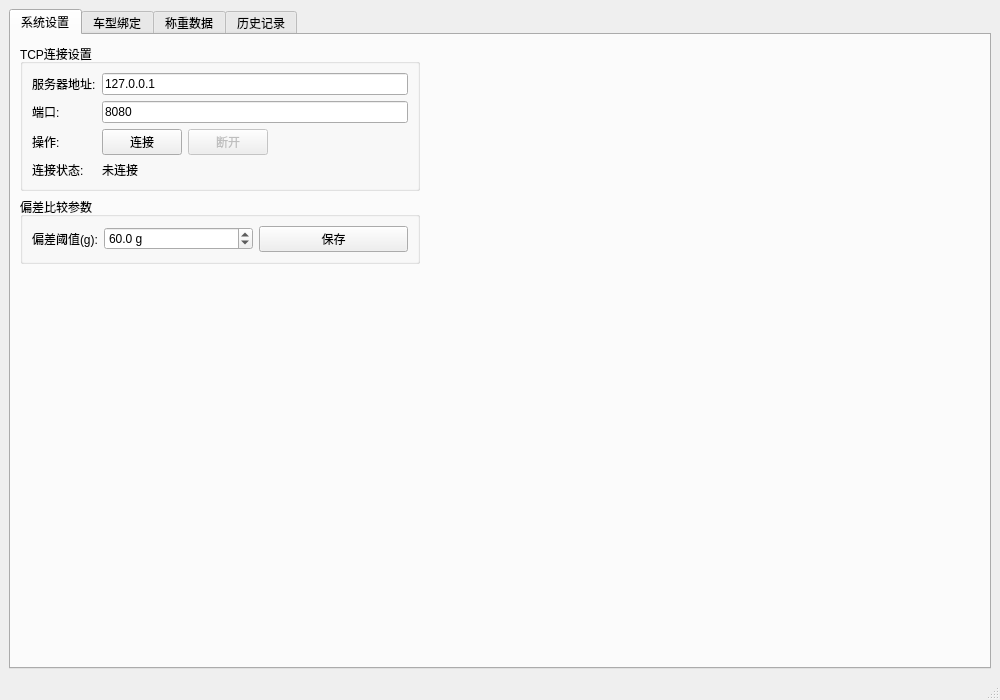
<?xml version="1.0" encoding="UTF-8"?>
<ui version="4.0">
 <class>MainWindow</class>
 <widget class="QMainWindow" name="MainWindow">
  <property name="geometry">
   <rect>
    <x>0</x>
    <y>0</y>
    <width>1000</width>
    <height>700</height>
   </rect>
  </property>
  <property name="windowTitle">
   <string>称重对比系统</string>
  </property>
  <widget class="QWidget" name="centralwidget">
   <layout class="QVBoxLayout" name="verticalLayout">
    <item>
     <widget class="QTabWidget" name="tabWidget">
      <property name="currentIndex">
       <number>0</number>
      </property>
      <widget class="QWidget" name="settingsTab">
       <attribute name="title">
        <string>系统设置</string>
       </attribute>
       <layout class="QVBoxLayout" name="verticalLayout_settings">
        <item>
         <widget class="QGroupBox" name="connectionGroup">
          <property name="title">
           <string>TCP连接设置</string>
          </property>
          <property name="maximumSize">
           <size>
            <width>400</width>
            <height>16777215</height>
           </size>
          </property>
          <property name="sizePolicy">
           <sizepolicy hsizetype="Preferred" vsizetype="Preferred">
            <horstretch>0</horstretch>
            <verstretch>0</verstretch>
           </sizepolicy>
          </property>
          <layout class="QFormLayout" name="formLayout_connection">
           <item row="0" column="0">
            <widget class="QLabel" name="label_serverAddress">
             <property name="text">
              <string>服务器地址:</string>
             </property>
            </widget>
           </item>
           <item row="0" column="1">
            <widget class="QLineEdit" name="serverAddressEdit">
             <property name="placeholderText">
              <string>例如: 192.168.1.100</string>
             </property>
             <property name="text">
              <string>127.0.0.1</string>
             </property>
            </widget>
           </item>
           <item row="1" column="0">
            <widget class="QLabel" name="label_serverPort">
             <property name="text">
              <string>端口:</string>
             </property>
            </widget>
           </item>
           <item row="1" column="1">
            <widget class="QLineEdit" name="serverPortEdit">
             <property name="placeholderText">
              <string>例如: 8080</string>
             </property>
             <property name="text">
              <string>8080</string>
             </property>
            </widget>
           </item>
           <item row="2" column="0">
            <widget class="QLabel" name="label_operation">
             <property name="text">
              <string>操作:</string>
             </property>
            </widget>
           </item>
           <item row="2" column="1">
            <layout class="QHBoxLayout" name="horizontalLayout_buttons">
             <item>
              <widget class="QPushButton" name="connectBtn">
               <property name="text">
                <string>连接</string>
               </property>
              </widget>
             </item>
             <item>
              <widget class="QPushButton" name="disconnectBtn">
               <property name="text">
                <string>断开</string>
               </property>
               <property name="enabled">
                <bool>false</bool>
               </property>
              </widget>
             </item>
             <item>
              <spacer name="horizontalSpacer_buttons">
               <property name="orientation">
                <enum>Qt::Horizontal</enum>
               </property>
               <property name="sizeHint" stdset="0">
                <size>
                 <width>40</width>
                 <height>20</height>
                </size>
               </property>
              </spacer>
             </item>
            </layout>
           </item>
           <item row="3" column="0">
            <widget class="QLabel" name="label_status">
             <property name="text">
              <string>连接状态:</string>
             </property>
            </widget>
           </item>
           <item row="3" column="1">
            <widget class="QLabel" name="connectionStatusLabel">
             <property name="text">
              <string>未连接</string>
             </property>
            </widget>
           </item>
          </layout>
         </widget>
        </item>
        <item>
         <widget class="QGroupBox" name="deviationGroup">
          <property name="title">
           <string>偏差比较参数</string>
          </property>
          <property name="maximumSize">
           <size>
            <width>400</width>
            <height>16777215</height>
           </size>
          </property>
          <property name="sizePolicy">
           <sizepolicy hsizetype="Preferred" vsizetype="Preferred">
            <horstretch>0</horstretch>
            <verstretch>0</verstretch>
           </sizepolicy>
          </property>
          <layout class="QFormLayout" name="formLayout_deviation">
           <item row="0" column="0">
            <widget class="QLabel" name="label_deviationThreshold">
             <property name="text">
              <string>偏差阈值(g):</string>
             </property>
            </widget>
           </item>
           <item row="0" column="1">
            <layout class="QHBoxLayout" name="horizontalLayout_deviation">
             <item>
              <widget class="QDoubleSpinBox" name="deviationThresholdSpinBox">
               <property name="suffix">
                <string> g</string>
               </property>
               <property name="minimum">
                <double>0.1</double>
               </property>
               <property name="maximum">
                <double>9999.0</double>
               </property>
               <property name="singleStep">
                <double>1.0</double>
               </property>
               <property name="decimals">
                <number>1</number>
               </property>
               <property name="value">
                <double>60.0</double>
               </property>
               <property name="toolTip">
                <string>左车：收齐8件后按最优区间判剔除。右车：与左车任意槽位比较差≥阈值优先标红；收齐8件后在未标红槽位内再做内部最优区间对比。</string>
               </property>
              </widget>
             </item>
             <item>
              <widget class="QPushButton" name="saveDeviationBtn">
               <property name="text">
                <string>保存</string>
               </property>
              </widget>
             </item>
            </layout>
           </item>
          </layout>
         </widget>
        </item>
        <item>
         <spacer name="verticalSpacer_settings">
          <property name="orientation">
           <enum>Qt::Vertical</enum>
          </property>
          <property name="sizeHint" stdset="0">
           <size>
            <width>20</width>
            <height>40</height>
           </size>
          </property>
         </spacer>
        </item>
       </layout>
      </widget>
      <widget class="QWidget" name="bindingTab">
       <attribute name="title">
        <string>车型绑定</string>
       </attribute>
       <layout class="QVBoxLayout" name="verticalLayout_binding">
        <item>
         <widget class="QGroupBox" name="inputGroup">
          <property name="title">
           <string>添加绑定</string>
          </property>
          <layout class="QFormLayout" name="formLayout_binding">
           <item row="0" column="0">
            <widget class="QLabel" name="label_command">
             <property name="text">
              <string>车型代码:</string>
             </property>
            </widget>
           </item>
           <item row="0" column="1">
            <widget class="QLineEdit" name="commandEdit">
             <property name="placeholderText">
              <string>输入车型代码</string>
             </property>
            </widget>
           </item>
           <item row="1" column="0">
            <widget class="QLabel" name="label_itemName">
             <property name="text">
              <string>车型名称:</string>
             </property>
            </widget>
           </item>
           <item row="1" column="1">
            <widget class="QLineEdit" name="itemNameEdit">
             <property name="placeholderText">
              <string>输入车型名称</string>
             </property>
            </widget>
           </item>
           <item row="2" column="0">
            <widget class="QLabel" name="label_bindingOperation">
             <property name="text">
              <string>操作:</string>
             </property>
            </widget>
           </item>
           <item row="2" column="1">
            <layout class="QHBoxLayout" name="horizontalLayout_bindingButtons">
             <item>
              <widget class="QPushButton" name="addBindingBtn">
               <property name="text">
                <string>添加绑定</string>
               </property>
              </widget>
             </item>
             <item>
              <widget class="QPushButton" name="removeBindingBtn">
               <property name="text">
                <string>删除选中</string>
               </property>
              </widget>
             </item>
             <item>
              <spacer name="horizontalSpacer_binding">
               <property name="orientation">
                <enum>Qt::Horizontal</enum>
               </property>
               <property name="sizeHint" stdset="0">
                <size>
                 <width>40</width>
                 <height>20</height>
                </size>
               </property>
              </spacer>
             </item>
            </layout>
           </item>
          </layout>
         </widget>
        </item>
        <item>
         <widget class="QGroupBox" name="listGroup">
          <property name="title">
           <string>绑定列表</string>
          </property>
          <layout class="QVBoxLayout" name="verticalLayout_list">
           <item>
            <widget class="QTableWidget" name="bindingTable">
             <column>
              <property name="text">
               <string>车型代码</string>
              </property>
             </column>
             <column>
              <property name="text">
               <string>车型名称</string>
              </property>
             </column>
             <property name="selectionBehavior">
              <enum>QAbstractItemView::SelectRows</enum>
             </property>
             <property name="editTriggers">
              <set>QAbstractItemView::NoEditTriggers</set>
             </property>
            </widget>
           </item>
          </layout>
         </widget>
        </item>
       </layout>
      </widget>
      <widget class="QWidget" name="weightDataTab">
       <attribute name="title">
        <string>称重数据</string>
       </attribute>
       <layout class="QGridLayout" name="gridLayout_weightData">
        <item row="0" column="0">
         <widget class="QGroupBox" name="leftTopGroup">
          <property name="title">
           <string>左车可视化</string>
          </property>
          <layout class="QGridLayout" name="gridLayout_leftTop">
           <item row="0" column="0">
            <widget class="QLabel" name="slot1_leftNote1">
             <property name="text">
              <string>左5</string>
             </property>
             <property name="alignment">
              <set>Qt::AlignRight|Qt::AlignVCenter</set>
             </property>
            </widget>
           </item>
           <item row="1" column="0">
            <widget class="QLabel" name="slot1_leftNote2">
             <property name="text">
              <string>左6</string>
             </property>
             <property name="alignment">
              <set>Qt::AlignRight|Qt::AlignVCenter</set>
             </property>
            </widget>
           </item>
           <item row="2" column="0">
            <widget class="QLabel" name="slot1_leftNote3">
             <property name="text">
              <string>左7</string>
             </property>
             <property name="alignment">
              <set>Qt::AlignRight|Qt::AlignVCenter</set>
             </property>
            </widget>
           </item>
           <item row="3" column="0">
            <widget class="QLabel" name="slot1_leftNote4">
             <property name="text">
              <string>左8</string>
             </property>
             <property name="alignment">
              <set>Qt::AlignRight|Qt::AlignVCenter</set>
             </property>
            </widget>
           </item>
           <item row="0" column="1">
            <widget class="VisualizationSlotLabel" name="slot1_5">
             <property name="text">
              <string/>
             </property>
             <property name="frameShape">
              <enum>QFrame::Box</enum>
             </property>
             <property name="frameShadow">
              <enum>QFrame::Raised</enum>
             </property>
            </widget>
           </item>
           <item row="1" column="1">
            <widget class="VisualizationSlotLabel" name="slot1_6">
             <property name="text">
              <string/>
             </property>
             <property name="frameShape">
              <enum>QFrame::Box</enum>
             </property>
             <property name="frameShadow">
              <enum>QFrame::Raised</enum>
             </property>
            </widget>
           </item>
           <item row="2" column="1">
            <widget class="VisualizationSlotLabel" name="slot1_7">
             <property name="text">
              <string/>
             </property>
             <property name="frameShape">
              <enum>QFrame::Box</enum>
             </property>
             <property name="frameShadow">
              <enum>QFrame::Raised</enum>
             </property>
            </widget>
           </item>
           <item row="3" column="1">
            <widget class="VisualizationSlotLabel" name="slot1_8">
             <property name="text">
              <string/>
             </property>
             <property name="frameShape">
              <enum>QFrame::Box</enum>
             </property>
             <property name="frameShadow">
              <enum>QFrame::Raised</enum>
             </property>
            </widget>
           </item>
           <item row="0" column="2">
            <widget class="VisualizationSlotLabel" name="slot1_1">
             <property name="text">
              <string/>
             </property>
             <property name="frameShape">
              <enum>QFrame::Box</enum>
             </property>
             <property name="frameShadow">
              <enum>QFrame::Raised</enum>
             </property>
            </widget>
           </item>
           <item row="1" column="2">
            <widget class="VisualizationSlotLabel" name="slot1_2">
             <property name="text">
              <string/>
             </property>
             <property name="frameShape">
              <enum>QFrame::Box</enum>
             </property>
             <property name="frameShadow">
              <enum>QFrame::Raised</enum>
             </property>
            </widget>
           </item>
           <item row="2" column="2">
            <widget class="VisualizationSlotLabel" name="slot1_3">
             <property name="text">
              <string/>
             </property>
             <property name="frameShape">
              <enum>QFrame::Box</enum>
             </property>
             <property name="frameShadow">
              <enum>QFrame::Raised</enum>
             </property>
            </widget>
           </item>
           <item row="3" column="2">
            <widget class="VisualizationSlotLabel" name="slot1_4">
             <property name="text">
              <string/>
             </property>
             <property name="frameShape">
              <enum>QFrame::Box</enum>
             </property>
             <property name="frameShadow">
              <enum>QFrame::Raised</enum>
             </property>
            </widget>
           </item>
           <item row="0" column="3">
            <widget class="QLabel" name="slot1_rightNote1">
             <property name="text">
              <string>左1</string>
             </property>
             <property name="alignment">
              <set>Qt::AlignLeft|Qt::AlignVCenter</set>
             </property>
            </widget>
           </item>
           <item row="1" column="3">
            <widget class="QLabel" name="slot1_rightNote2">
             <property name="text">
              <string>左2</string>
             </property>
             <property name="alignment">
              <set>Qt::AlignLeft|Qt::AlignVCenter</set>
             </property>
            </widget>
           </item>
           <item row="2" column="3">
            <widget class="QLabel" name="slot1_rightNote3">
             <property name="text">
              <string>左3</string>
             </property>
             <property name="alignment">
              <set>Qt::AlignLeft|Qt::AlignVCenter</set>
             </property>
            </widget>
           </item>
           <item row="3" column="3">
            <widget class="QLabel" name="slot1_rightNote4">
             <property name="text">
              <string>左4</string>
             </property>
             <property name="alignment">
              <set>Qt::AlignLeft|Qt::AlignVCenter</set>
             </property>
            </widget>
           </item>
          </layout>
         </widget>
        </item>
        <item row="0" column="1" rowspan="2">
         <widget class="QWidget" name="rightWidget">
          <layout class="QVBoxLayout" name="verticalLayout_right">
           <item>
            <widget class="QGroupBox" name="ngGroupBox">
             <property name="title">
              <string>NG品表格</string>
             </property>
             <layout class="QVBoxLayout" name="verticalLayout_ng">
              <item>
               <layout class="QHBoxLayout" name="horizontalLayout_weightRange">
                <item>
                 <widget class="QLabel" name="weightRangeLabel">
                  <property name="text">
                   <string>最大重量: -- g    最小重量: -- g</string>
                  </property>
                 </widget>
                </item>
               </layout>
              </item>
              <item>
               <layout class="QHBoxLayout" name="horizontalLayout_ngButtons">
                <item>
                 <widget class="QPushButton" name="ngAddBtn">
                  <property name="text">
                   <string>添加</string>
                  </property>
                  <property name="maximumWidth">
                   <number>70</number>
                  </property>
                 </widget>
                </item>
                <item>
                 <widget class="QPushButton" name="productionSupplementBtn">
                  <property name="text">
                   <string>生产补充</string>
                  </property>
                  <property name="maximumWidth">
                   <number>90</number>
                  </property>
                 </widget>
                </item>
                <item>
                 <widget class="QPushButton" name="ngDeleteBtn">
                  <property name="text">
                   <string>删除</string>
                  </property>
                  <property name="maximumWidth">
                   <number>70</number>
                  </property>
                 </widget>
                </item>
                <item>
                 <widget class="QPushButton" name="ngUseBtn">
                  <property name="text">
                   <string>备用调入</string>
                  </property>
                  <property name="maximumWidth">
                   <number>90</number>
                  </property>
                 </widget>
                </item>
                <item>
                 <spacer name="horizontalSpacer_ng">
                  <property name="orientation">
                   <enum>Qt::Horizontal</enum>
                  </property>
                  <property name="sizeHint" stdset="0">
                   <size>
                    <width>40</width>
                    <height>20</height>
                   </size>
                  </property>
                 </spacer>
                </item>
               </layout>
              </item>
              <item>
               <widget class="QTableWidget" name="ngTable">
                <column>
                 <property name="text">
                  <string>id</string>
                 </property>
                </column>
                <column>
                 <property name="text">
                  <string>车型名称</string>
                 </property>
                </column>
                <column>
                 <property name="text">
                  <string>条码</string>
                 </property>
                </column>
                <column>
                 <property name="text">
                  <string>重量(g)</string>
                 </property>
                </column>
                <column>
                 <property name="text">
                  <string>时间</string>
                 </property>
                </column>
                <property name="selectionBehavior">
                 <enum>QAbstractItemView::SelectRows</enum>
                </property>
                <property name="editTriggers">
                 <set>QAbstractItemView::NoEditTriggers</set>
                </property>
               </widget>
              </item>
             </layout>
            </widget>
           </item>
           <item>
            <widget class="QGroupBox" name="extraTable1Group">
             <property name="title">
              <string>左车当前表格</string>
             </property>
             <layout class="QVBoxLayout" name="verticalLayout_extra1">
              <item>
               <layout class="QHBoxLayout" name="horizontalLayout_extra1Btn">
                <item>
                 <widget class="QPushButton" name="completeCurrent1Btn">
                  <property name="text">
                   <string>完成</string>
                  </property>
                  <property name="maximumWidth">
                   <number>70</number>
                  </property>
                 </widget>
                </item>
                <item>
                 <spacer name="horizontalSpacer_extra1">
                  <property name="orientation">
                   <enum>Qt::Horizontal</enum>
                  </property>
                  <property name="sizeHint" stdset="0">
                   <size>
                    <width>40</width>
                    <height>20</height>
                   </size>
                  </property>
                 </spacer>
                </item>
               </layout>
              </item>
              <item>
               <widget class="QTableWidget" name="extraTable1">
                <column>
                 <property name="text">
                  <string>列1</string>
                 </property>
                </column>
                <column>
                 <property name="text">
                  <string>列2</string>
                 </property>
                </column>
                <property name="selectionBehavior">
                 <enum>QAbstractItemView::SelectRows</enum>
                </property>
                <property name="editTriggers">
                 <set>QAbstractItemView::NoEditTriggers</set>
                </property>
               </widget>
              </item>
             </layout>
            </widget>
           </item>
           <item>
            <widget class="QGroupBox" name="extraTable2Group">
             <property name="title">
              <string>右车当前表格</string>
             </property>
             <layout class="QVBoxLayout" name="verticalLayout_extra2">
              <item>
               <layout class="QHBoxLayout" name="horizontalLayout_extra2Btn">
                <item>
                 <widget class="QPushButton" name="completeCurrent2Btn">
                  <property name="text">
                   <string>完成</string>
                  </property>
                  <property name="maximumWidth">
                   <number>70</number>
                  </property>
                 </widget>
                </item>
                <item>
                 <spacer name="horizontalSpacer_extra2">
                  <property name="orientation">
                   <enum>Qt::Horizontal</enum>
                  </property>
                  <property name="sizeHint" stdset="0">
                   <size>
                    <width>40</width>
                    <height>20</height>
                   </size>
                  </property>
                 </spacer>
                </item>
               </layout>
              </item>
              <item>
               <widget class="QTableWidget" name="extraTable2">
                <column>
                 <property name="text">
                  <string>列1</string>
                 </property>
                </column>
                <column>
                 <property name="text">
                  <string>列2</string>
                 </property>
                </column>
                <property name="selectionBehavior">
                 <enum>QAbstractItemView::SelectRows</enum>
                </property>
                <property name="editTriggers">
                 <set>QAbstractItemView::NoEditTriggers</set>
                </property>
               </widget>
              </item>
             </layout>
            </widget>
           </item>
          </layout>
         </widget>
        </item>
        <item row="1" column="0">
         <widget class="QGroupBox" name="leftBottomGroup">
          <property name="title">
           <string>右车可视化</string>
          </property>
          <layout class="QGridLayout" name="gridLayout_leftBottom">
           <item row="0" column="0">
            <widget class="QLabel" name="slot2_leftNote1">
             <property name="text">
              <string>右5</string>
             </property>
             <property name="alignment">
              <set>Qt::AlignRight|Qt::AlignVCenter</set>
             </property>
            </widget>
           </item>
           <item row="1" column="0">
            <widget class="QLabel" name="slot2_leftNote2">
             <property name="text">
              <string>右6</string>
             </property>
             <property name="alignment">
              <set>Qt::AlignRight|Qt::AlignVCenter</set>
             </property>
            </widget>
           </item>
           <item row="2" column="0">
            <widget class="QLabel" name="slot2_leftNote3">
             <property name="text">
              <string>右7</string>
             </property>
             <property name="alignment">
              <set>Qt::AlignRight|Qt::AlignVCenter</set>
             </property>
            </widget>
           </item>
           <item row="3" column="0">
            <widget class="QLabel" name="slot2_leftNote4">
             <property name="text">
              <string>右8</string>
             </property>
             <property name="alignment">
              <set>Qt::AlignRight|Qt::AlignVCenter</set>
             </property>
            </widget>
           </item>
           <item row="0" column="1">
            <widget class="VisualizationSlotLabel" name="slot2_5">
             <property name="text">
              <string/>
             </property>
             <property name="frameShape">
              <enum>QFrame::Box</enum>
             </property>
             <property name="frameShadow">
              <enum>QFrame::Raised</enum>
             </property>
            </widget>
           </item>
           <item row="1" column="1">
            <widget class="VisualizationSlotLabel" name="slot2_6">
             <property name="text">
              <string/>
             </property>
             <property name="frameShape">
              <enum>QFrame::Box</enum>
             </property>
             <property name="frameShadow">
              <enum>QFrame::Raised</enum>
             </property>
            </widget>
           </item>
           <item row="2" column="1">
            <widget class="VisualizationSlotLabel" name="slot2_7">
             <property name="text">
              <string/>
             </property>
             <property name="frameShape">
              <enum>QFrame::Box</enum>
             </property>
             <property name="frameShadow">
              <enum>QFrame::Raised</enum>
             </property>
            </widget>
           </item>
           <item row="3" column="1">
            <widget class="VisualizationSlotLabel" name="slot2_8">
             <property name="text">
              <string/>
             </property>
             <property name="frameShape">
              <enum>QFrame::Box</enum>
             </property>
             <property name="frameShadow">
              <enum>QFrame::Raised</enum>
             </property>
            </widget>
           </item>
           <item row="0" column="2">
            <widget class="VisualizationSlotLabel" name="slot2_1">
             <property name="text">
              <string/>
             </property>
             <property name="frameShape">
              <enum>QFrame::Box</enum>
             </property>
             <property name="frameShadow">
              <enum>QFrame::Raised</enum>
             </property>
            </widget>
           </item>
           <item row="1" column="2">
            <widget class="VisualizationSlotLabel" name="slot2_2">
             <property name="text">
              <string/>
             </property>
             <property name="frameShape">
              <enum>QFrame::Box</enum>
             </property>
             <property name="frameShadow">
              <enum>QFrame::Raised</enum>
             </property>
            </widget>
           </item>
           <item row="2" column="2">
            <widget class="VisualizationSlotLabel" name="slot2_3">
             <property name="text">
              <string/>
             </property>
             <property name="frameShape">
              <enum>QFrame::Box</enum>
             </property>
             <property name="frameShadow">
              <enum>QFrame::Raised</enum>
             </property>
            </widget>
           </item>
           <item row="3" column="2">
            <widget class="VisualizationSlotLabel" name="slot2_4">
             <property name="text">
              <string/>
             </property>
             <property name="frameShape">
              <enum>QFrame::Box</enum>
             </property>
             <property name="frameShadow">
              <enum>QFrame::Raised</enum>
             </property>
            </widget>
           </item>
           <item row="0" column="3">
            <widget class="QLabel" name="slot2_rightNote1">
             <property name="text">
              <string>右1</string>
             </property>
             <property name="alignment">
              <set>Qt::AlignLeft|Qt::AlignVCenter</set>
             </property>
            </widget>
           </item>
           <item row="1" column="3">
            <widget class="QLabel" name="slot2_rightNote2">
             <property name="text">
              <string>右2</string>
             </property>
             <property name="alignment">
              <set>Qt::AlignLeft|Qt::AlignVCenter</set>
             </property>
            </widget>
           </item>
           <item row="2" column="3">
            <widget class="QLabel" name="slot2_rightNote3">
             <property name="text">
              <string>右3</string>
             </property>
             <property name="alignment">
              <set>Qt::AlignLeft|Qt::AlignVCenter</set>
             </property>
            </widget>
           </item>
           <item row="3" column="3">
            <widget class="QLabel" name="slot2_rightNote4">
             <property name="text">
              <string>右4</string>
             </property>
             <property name="alignment">
              <set>Qt::AlignLeft|Qt::AlignVCenter</set>
             </property>
            </widget>
           </item>
          </layout>
         </widget>
        </item>
       </layout>
      </widget>
      <widget class="QWidget" name="historyTab">
       <attribute name="title">
        <string>历史记录</string>
       </attribute>
       <layout class="QVBoxLayout" name="verticalLayout_history">
        <item>
         <widget class="QGroupBox" name="historyLeftGroup">
          <property name="title">
           <string>左车称重表格</string>
          </property>
          <layout class="QVBoxLayout" name="verticalLayout_historyLeft">
           <item>
            <widget class="QTableWidget" name="weightTable1">
             <column>
              <property name="text">
               <string>车型名称</string>
              </property>
             </column>
             <column>
              <property name="text">
               <string>重量1</string>
              </property>
             </column>
             <column>
              <property name="text">
               <string>条码1</string>
              </property>
             </column>
             <column>
              <property name="text">
               <string>重量2</string>
              </property>
             </column>
             <column>
              <property name="text">
               <string>条码2</string>
              </property>
             </column>
             <column>
              <property name="text">
               <string>重量3</string>
              </property>
             </column>
             <column>
              <property name="text">
               <string>条码3</string>
              </property>
             </column>
             <column>
              <property name="text">
               <string>重量4</string>
              </property>
             </column>
             <column>
              <property name="text">
               <string>条码4</string>
              </property>
             </column>
             <column>
              <property name="text">
               <string>重量5</string>
              </property>
             </column>
             <column>
              <property name="text">
               <string>条码5</string>
              </property>
             </column>
             <column>
              <property name="text">
               <string>重量6</string>
              </property>
             </column>
             <column>
              <property name="text">
               <string>条码6</string>
              </property>
             </column>
             <column>
              <property name="text">
               <string>重量7</string>
              </property>
             </column>
             <column>
              <property name="text">
               <string>条码7</string>
              </property>
             </column>
             <column>
              <property name="text">
               <string>重量8</string>
              </property>
             </column>
             <column>
              <property name="text">
               <string>条码8</string>
              </property>
             </column>
             <column>
              <property name="text">
               <string>时间</string>
              </property>
             </column>
             <property name="selectionBehavior">
              <enum>QAbstractItemView::SelectRows</enum>
             </property>
             <property name="editTriggers">
              <set>QAbstractItemView::NoEditTriggers</set>
             </property>
            </widget>
           </item>
           <item>
            <layout class="QHBoxLayout" name="horizontalLayout_table1">
             <item>
              <widget class="QPushButton" name="clearTable1Btn">
               <property name="text">
                <string>清空</string>
               </property>
              </widget>
             </item>
             <item>
              <widget class="QPushButton" name="exportTable1Btn">
               <property name="text">
                <string>导出</string>
               </property>
              </widget>
             </item>
             <item>
              <spacer name="horizontalSpacer_table1">
               <property name="orientation">
                <enum>Qt::Horizontal</enum>
               </property>
               <property name="sizeHint" stdset="0">
                <size>
                 <width>40</width>
                 <height>20</height>
                </size>
               </property>
              </spacer>
             </item>
            </layout>
           </item>
          </layout>
         </widget>
        </item>
        <item>
         <widget class="QGroupBox" name="historyRightGroup">
          <property name="title">
           <string>右车称重表格</string>
          </property>
          <layout class="QVBoxLayout" name="verticalLayout_historyRight">
           <item>
            <widget class="QTableWidget" name="weightTable2">
             <column>
              <property name="text">
               <string>车型名称</string>
              </property>
             </column>
             <column>
              <property name="text">
               <string>重量1</string>
              </property>
             </column>
             <column>
              <property name="text">
               <string>条码1</string>
              </property>
             </column>
             <column>
              <property name="text">
               <string>重量2</string>
              </property>
             </column>
             <column>
              <property name="text">
               <string>条码2</string>
              </property>
             </column>
             <column>
              <property name="text">
               <string>重量3</string>
              </property>
             </column>
             <column>
              <property name="text">
               <string>条码3</string>
              </property>
             </column>
             <column>
              <property name="text">
               <string>重量4</string>
              </property>
             </column>
             <column>
              <property name="text">
               <string>条码4</string>
              </property>
             </column>
             <column>
              <property name="text">
               <string>重量5</string>
              </property>
             </column>
             <column>
              <property name="text">
               <string>条码5</string>
              </property>
             </column>
             <column>
              <property name="text">
               <string>重量6</string>
              </property>
             </column>
             <column>
              <property name="text">
               <string>条码6</string>
              </property>
             </column>
             <column>
              <property name="text">
               <string>重量7</string>
              </property>
             </column>
             <column>
              <property name="text">
               <string>条码7</string>
              </property>
             </column>
             <column>
              <property name="text">
               <string>重量8</string>
              </property>
             </column>
             <column>
              <property name="text">
               <string>条码8</string>
              </property>
             </column>
             <column>
              <property name="text">
               <string>时间</string>
              </property>
             </column>
             <property name="selectionBehavior">
              <enum>QAbstractItemView::SelectRows</enum>
             </property>
             <property name="editTriggers">
              <set>QAbstractItemView::NoEditTriggers</set>
             </property>
            </widget>
           </item>
           <item>
            <layout class="QHBoxLayout" name="horizontalLayout_table2">
             <item>
              <widget class="QPushButton" name="clearTable2Btn">
               <property name="text">
                <string>清空</string>
               </property>
              </widget>
             </item>
             <item>
              <widget class="QPushButton" name="exportTable2Btn">
               <property name="text">
                <string>导出</string>
               </property>
              </widget>
             </item>
             <item>
              <spacer name="horizontalSpacer_table2">
               <property name="orientation">
                <enum>Qt::Horizontal</enum>
               </property>
               <property name="sizeHint" stdset="0">
                <size>
                 <width>40</width>
                 <height>20</height>
                </size>
               </property>
              </spacer>
             </item>
            </layout>
           </item>
          </layout>
         </widget>
        </item>
       </layout>
      </widget>
     </widget>
    </item>
   </layout>
  </widget>
  <widget class="QMenuBar" name="menubar">
   <property name="geometry">
    <rect>
     <x>0</x>
     <y>0</y>
     <width>1000</width>
     <height>22</height>
    </rect>
   </property>
  </widget>
  <widget class="QStatusBar" name="statusbar"/>
 </widget>
 <customwidgets>
  <customwidget>
   <class>VisualizationSlotLabel</class>
   <extends>QLabel</extends>
   <header>visualizationslotlabel.h</header>
   <container>0</container>
  </customwidget>
 </customwidgets>
 <resources/>
 <connections/>
</ui>
